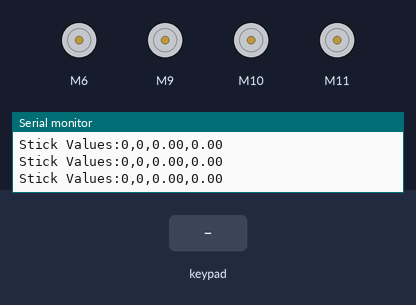
A sketch run on a simulated Arduino Uno, built with avr-gcc and run on an emulated ATmega328P. Parts: 4 × DC motor (green arrow = forward, orange = backward, longer = faster), the last lines printed to the serial monitor. Inputs (shaded band) come from the test bench.

Above: at 2.1 s.
2.2 s: key 'U' pressed
At 2.35 s:
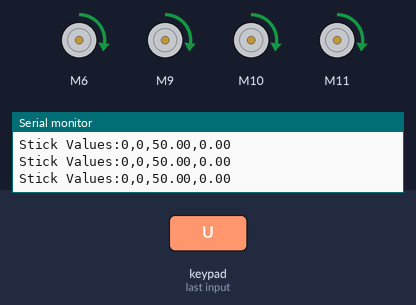
4.0 s: key 'D' pressed
At 4.17 s:
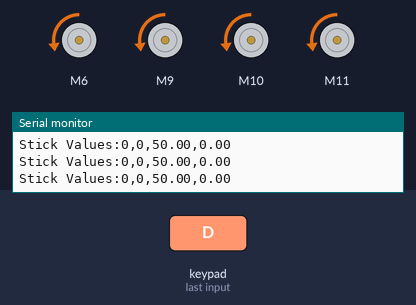
5.8 s: key 'L' pressed
At 5.96 s:
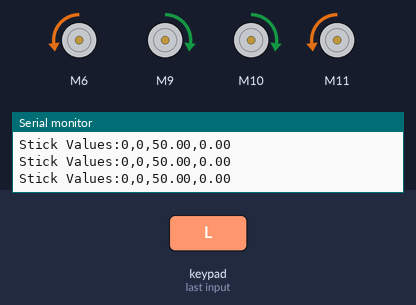
7.6 s: key 'R' pressed
At 7.75 s:
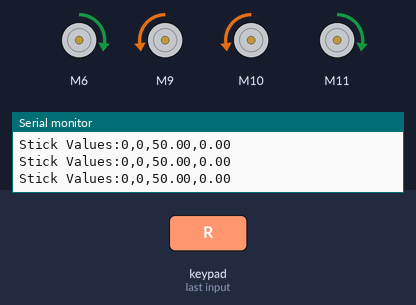
Timing chart, 0 to 10.4 s (numbered marks = the images above; inputs shaded):
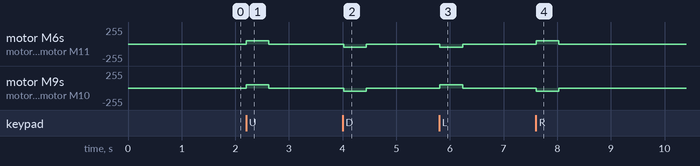

The sketch:

Rover_2_1.ino
```cpp
#include "CytronMotorDriver.h" //motor controler driver
#include <PS2X_lib.h>  //ps2controller driver

#define PS2_DAT        2  //Pin Data is plugged into
#define PS2_CMD        3  //Pin Command is plugged into
#define PS2_SEL        4  //Pin Attention is plugged into
#define PS2_CLK        5  //Pin Clock is plugged into

//#define pressures   true  //Allows pressures to be read (analog)
//#define rumble      true  //Allows rumbling

//Pins for each motor for its pwm and dir
#define motor_fl_pwm  6
#define motor_fl_dir  7
#define motor_fr_pwm  9
#define motor_fr_dir  8
#define motor_bl_pwm  10
#define motor_bl_dir  12
#define motor_br_pwm  11
#define motor_br_dir  13

// Configure the motor driver.
CytronMD motor_fl(PWM_DIR, motor_fl_pwm, motor_fl_dir);  // PWM 1 = Pin 3, DIR 1 = Pin 4.
CytronMD motor_fr(PWM_DIR, motor_fr_pwm, motor_fr_dir); // PWM 2 = Pin 9, DIR 2 = Pin 10.
CytronMD motor_bl(PWM_DIR, motor_bl_pwm, motor_bl_dir); // PWM 2 = Pin 9, DIR 2 = Pin 10.
CytronMD motor_br(PWM_DIR, motor_br_pwm, motor_br_dir); // PWM 2 = Pin 9, DIR 2 = Pin 10.

PS2X ps2x;  //create instance for ps2 controller
int max_speed = 100; //signal from joy sticks
int error = 0;  //for controler fx
byte type = 0;  //ps2 controler type
byte vibrate = 1;  //vibrate fx on/off
int RX = 0, RY = 0, js_y, js_x; //init joy stick positions
int js_x_offset = 0, js_y_offset = 0, js_x_adj = 0, js_y_adj = 0; //offsets and adj speed values after normalizing
int ds1 = 3; //delay speed for motor loops
float speed2 = 0, speed1 = 0;

void setup() {

  Serial.begin(9600);
  delay(300);
  //added delay to give wireless ps2 module some time to startup, before configuring it

  //CHANGES for v1.6 HERE!!! **************PAY ATTENTION*************

  //setup pins and settings: GamePad(clock, command, attention, data, Pressures?, Rumble?) check for error
  error = ps2x.config_gamepad(PS2_CLK, PS2_CMD, PS2_SEL, PS2_DAT, true, true);

  //  if (error == 0) {
  //    Serial.print("Found Controller, configured successful ");
  //    Serial.print("pressures = ");
  //    if (pressures)
  //      Serial.println("true ");
  //    else
  //      Serial.println("false");
  //    Serial.print("rumble = ");
  //    if (rumble)
  //      Serial.println("true)");
  //    else
  //      Serial.println("false");
  //    Serial.println("Try out all the buttons, X will vibrate the controller, faster as you press harder;");
  //    Serial.println("holding L1 or R1 will print out the analog stick values.");
  //    Serial.println("Note: Go to www.billporter.info for updates and to report bugs.");
  //  }
  //  else if (error == 1)
  //    Serial.println("No controller found, check wiring, see readme.txt to enable debug. visit www.billporter.info for troubleshooting tips");
  //
  //  else if (error == 2)
  //    Serial.println("Controller found but not accepting commands. see readme.txt to enable debug. Visit www.billporter.info for troubleshooting tips");
  //
  //  else if (error == 3)
  //    Serial.println("Controller refusing to enter Pressures mode, may not support it. ");

  //  Serial.print(ps2x.Analog(1), HEX);

  //  type = ps2x.readType();
  //  switch (type) {
  //    case 0:
  //      Serial.print("Unknown Controller type found ");
  //      break;
  //    case 1:
  //      Serial.print("DualShock Controller found ");
  //      break;
  //    case 2:
  //      Serial.print("GuitarHero Controller found ");
  //      break;
  //    case 3:
  //      Serial.print("Wireless Sony DualShock Controller found ");
  //      break;
  //  }
  ps2x.read_gamepad(); //read contoler outputs
  delay(600);
  js_y = -ps2x.Analog(PSS_LY) + 128; //joystick position converter to speed
  js_x = ps2x.Analog(PSS_LX) - 128;
  js_y_offset = js_y;//speed_y - speed_y_offset;
  js_x_offset = js_x;//speed_x - speed_x_offset;
  motor_fl.setSpeed(0);
  motor_fr.setSpeed(0);
  motor_bl.setSpeed(0);
  motor_br.setSpeed(0);
}

void loop ()
{
  ps2x.read_gamepad(); //read contoler outputs
  js_y = -ps2x.Analog(PSS_LY) + 128; //joystick position converter to speed
  js_x = ps2x.Analog(PSS_LX) - 128;
  //speed_y = map(ps2x.Analog(PSS_LY), 0 , 360, 0 , 255);
  //speed_x = map(ps2x.Analog(PSS_LX), 0 , 360, 0 , 255);
  //speed_y=ps2x.Analog(PSS_LY);
  //speed_x=ps2x.Analog(PSS_LX);

  if (ps2x.ButtonPressed(PSB_SELECT)) // press select to re-zero the joy sticks
  {
    js_y_offset = js_y;
    js_x_offset = js_x;
    Serial.print("OffSets");
    Serial.print(js_x_offset);
    Serial.print(",");
    Serial.print(js_y_offset);
    Serial.print(" ");
  }

  js_y_adj = js_y - js_y_offset;
  if (js_y_adj > 128)  {     js_y_adj = 128;  }
  else if (js_y_adj < -128)  {    js_y_adj = -128;  }

  js_x_adj = js_x - js_x_offset;
  if (js_x_adj > 128)  {    js_x_adj = 128;  }
  else if (js_x_adj < -128)  {    js_x_adj = -128;  }

  if (((ps2x.Button(PSB_PAD_DOWN) || ps2x.Button(PSB_PAD_UP)) || (ps2x.Button(PSB_PAD_LEFT) || ps2x.Button(PSB_PAD_RIGHT))) || (ps2x.Button(PSB_L2) || ps2x.Button(PSB_R2))) {
    speed1=max_speed/2;

    if (ps2x.Button(PSB_PAD_DOWN))
    {
      motor_fl.setSpeed(-speed1);
      motor_fr.setSpeed(-speed1);
      motor_bl.setSpeed(-speed1);
      motor_br.setSpeed(-speed1);
      delay (ds1);
    }
    if (ps2x.Button(PSB_PAD_UP))
    {
      motor_fl.setSpeed(speed1);
      motor_fr.setSpeed(speed1);
      motor_bl.setSpeed(speed1);
      motor_br.setSpeed(speed1);
      delay (ds1);
    }
    if (ps2x.Button(PSB_PAD_LEFT))
    {
      motor_fl.setSpeed(-speed1);
      motor_fr.setSpeed(speed1);
      motor_bl.setSpeed(speed1);
      motor_br.setSpeed(-speed1);
      delay (ds1);
    }
    if (ps2x.Button(PSB_PAD_RIGHT))
    {
      motor_fl.setSpeed(speed1);
      motor_fr.setSpeed(-speed1);
      motor_bl.setSpeed(-speed1);
      motor_br.setSpeed(speed1);
      delay (ds1);
    }
    if (ps2x.Button(PSB_R2))
    {
      motor_fl.setSpeed(speed1);
      motor_fr.setSpeed(-speed1);
      motor_bl.setSpeed(speed1);
      motor_br.setSpeed(-speed1);
      delay (ds1);
    }
    if (ps2x.Button(PSB_L2))
    {
      motor_fl.setSpeed(-speed1);
      motor_fr.setSpeed(speed1);
      motor_bl.setSpeed(-speed1);
      motor_br.setSpeed(speed1);
      delay (ds1);
    }
  }

  if (((abs(js_x_adj) >= 5 && abs(js_y_adj) >= 5)) || (abs(js_x_adj) >= 15 || abs(js_y_adj) >= 15)) {
    speed1 = max(js_x_adj, js_y_adj);
    if (speed1 > max_speed)  {      speed1 = max_speed;    }
    else if (speed1 < -max_speed)  {      speed1 = -max_speed;    }

    speed2 = speed1 * 2 * (((1 - abs(js_x_adj) / sqrt(sq(js_x_adj) + sq(js_y_adj))) + (abs(js_y_adj) / sqrt(sq(js_x_adj) + sq(js_y_adj)))) / 2 - .5);
    if (speed2 > max_speed)  {      speed2 = max_speed;    }
    else if (speed2 < -max_speed)  {      speed2 = -max_speed;    }

    if (js_y_adj >= 0 && js_x_adj >= 0) {
      motor_fl.setSpeed(speed1);
      motor_br.setSpeed(speed1);
      motor_fr.setSpeed(speed2);
      motor_bl.setSpeed(speed2);
      delay (ds1);
    }
    else if (js_y_adj >= 0 && js_x_adj <= 0) {
      motor_fl.setSpeed(speed2);
      motor_br.setSpeed(speed2);
      motor_fr.setSpeed(speed1);
      motor_bl.setSpeed(speed1);
      delay (ds1);
    }
    else if (js_y_adj <= 0 && js_x_adj >= 0) {
      motor_fl.setSpeed(speed2);
      motor_br.setSpeed(speed2);
      motor_fr.setSpeed(-speed1);
      motor_bl.setSpeed(-speed1);
      delay (ds1);
    }
    else if (js_y_adj <= 0 && js_x_adj <= 0) {
      motor_fl.setSpeed(-speed1);
      motor_br.setSpeed(-speed1);
      motor_fr.setSpeed(speed2);
      motor_bl.setSpeed(speed2);
      delay (ds1);
    }
  }

  Serial.print("Stick Values:");
  Serial.print(js_x_adj); //ps2x.Analog(PSS_LY), DEC); //Left stick, Y axis. Other options: LX, RY, RX
  Serial.print(",");
  Serial.print(js_y_adj); //ps2x.Analog(PSS_LX), DEC);
  Serial.print(",");
  Serial.print(speed1);
  Serial.print(",");
  Serial.println(speed2);
  //delay(100);
  speed1=0; speed2=0;
  motor_fl.setSpeed(0);
  motor_fr.setSpeed(0);
  motor_bl.setSpeed(0);
  motor_br.setSpeed(0);
}
```

Measured:
- after the input at 2.2 s, motor M6, motor M9–11: stopped → forward 50/255 at once, → stopped 0.42 s later
- after the input at 4.0 s, motor M6, motor M9–11: stopped → backward 50/255 at once, → stopped 0.42 s later
- after the input at 5.8 s, motor M6, motor M11: stopped → backward 50/255 at once, → stopped 0.42 s later; motor M9, motor M10: stopped → forward 50/255 at once, → stopped 0.42 s later
- after the input at 7.6 s, motor M6, motor M11: stopped → forward 50/255 at once, → stopped 0.42 s later; motor M9, motor M10: stopped → backward 50/255 at once, → stopped 0.42 s later
